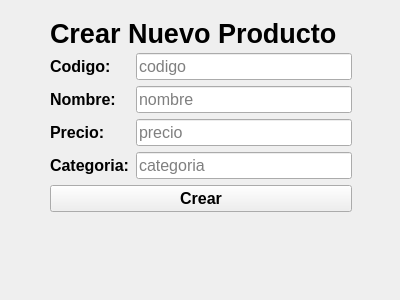
<?xml version="1.0" encoding="UTF-8"?>
<ui version="4.0">
 <class>CreateProduct</class>
 <widget class="QWidget" name="CreateProduct">
  <property name="geometry">
   <rect>
    <x>0</x>
    <y>0</y>
    <width>400</width>
    <height>300</height>
   </rect>
  </property>
  <property name="windowTitle">
   <string>Form</string>
  </property>
  <widget class="QWidget" name="layoutWidget">
   <property name="geometry">
    <rect>
     <x>50</x>
     <y>20</y>
     <width>302</width>
     <height>192</height>
    </rect>
   </property>
   <layout class="QGridLayout" name="gridLayout">
    <item row="0" column="0" colspan="2">
     <widget class="QLabel" name="label">
      <property name="font">
       <font>
        <pointsize>20</pointsize>
        <weight>75</weight>
        <bold>true</bold>
       </font>
      </property>
      <property name="text">
       <string>Crear Nuevo Producto</string>
      </property>
     </widget>
    </item>
    <item row="1" column="0">
     <widget class="QLabel" name="label_2">
      <property name="font">
       <font>
        <pointsize>12</pointsize>
        <weight>75</weight>
        <bold>true</bold>
       </font>
      </property>
      <property name="text">
       <string>Codigo:</string>
      </property>
     </widget>
    </item>
    <item row="1" column="1">
     <widget class="QLineEdit" name="input_cod">
      <property name="font">
       <font>
        <pointsize>12</pointsize>
       </font>
      </property>
      <property name="placeholderText">
       <string>codigo</string>
      </property>
     </widget>
    </item>
    <item row="2" column="0">
     <widget class="QLabel" name="label_3">
      <property name="font">
       <font>
        <pointsize>12</pointsize>
        <weight>75</weight>
        <bold>true</bold>
       </font>
      </property>
      <property name="text">
       <string>Nombre:</string>
      </property>
     </widget>
    </item>
    <item row="2" column="1">
     <widget class="QLineEdit" name="input_name">
      <property name="font">
       <font>
        <pointsize>12</pointsize>
       </font>
      </property>
      <property name="placeholderText">
       <string>nombre</string>
      </property>
     </widget>
    </item>
    <item row="3" column="0">
     <widget class="QLabel" name="label_4">
      <property name="font">
       <font>
        <pointsize>12</pointsize>
        <weight>75</weight>
        <bold>true</bold>
       </font>
      </property>
      <property name="text">
       <string>Precio:</string>
      </property>
     </widget>
    </item>
    <item row="3" column="1">
     <widget class="QLineEdit" name="input_price">
      <property name="font">
       <font>
        <pointsize>12</pointsize>
       </font>
      </property>
      <property name="placeholderText">
       <string>precio</string>
      </property>
     </widget>
    </item>
    <item row="4" column="0">
     <widget class="QLabel" name="label_5">
      <property name="font">
       <font>
        <pointsize>12</pointsize>
        <weight>75</weight>
        <bold>true</bold>
       </font>
      </property>
      <property name="text">
       <string>Categoria:</string>
      </property>
     </widget>
    </item>
    <item row="4" column="1">
     <widget class="QLineEdit" name="input_category">
      <property name="font">
       <font>
        <pointsize>12</pointsize>
       </font>
      </property>
      <property name="placeholderText">
       <string>categoria</string>
      </property>
     </widget>
    </item>
    <item row="5" column="0" colspan="2">
     <widget class="QPushButton" name="btn_create">
      <property name="font">
       <font>
        <pointsize>12</pointsize>
        <weight>75</weight>
        <bold>true</bold>
       </font>
      </property>
      <property name="cursor">
       <cursorShape>PointingHandCursor</cursorShape>
      </property>
      <property name="text">
       <string>Crear</string>
      </property>
     </widget>
    </item>
   </layout>
  </widget>
 </widget>
 <resources/>
 <connections/>
</ui>
